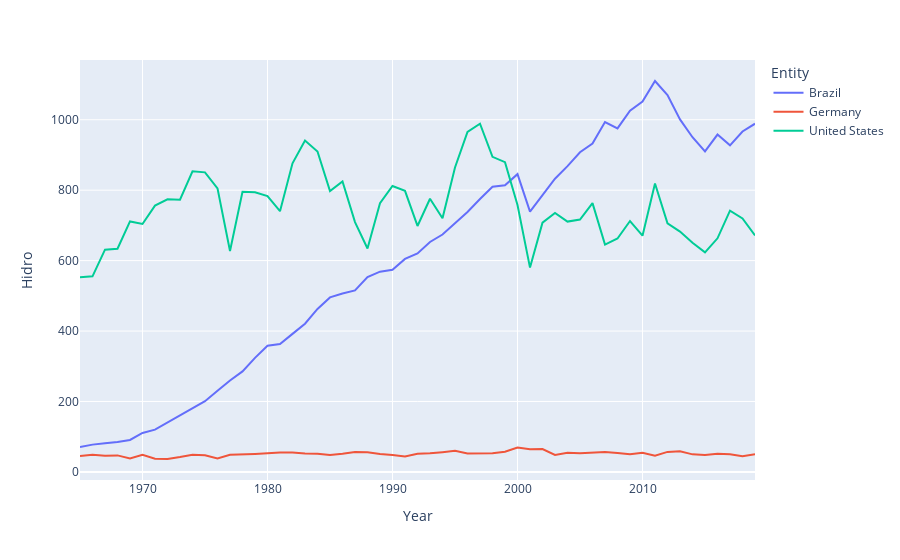

Here is the notebook cell this chart was saved with:
### Markdown cell above
# Comparando o Brasil Externamente
Aqui, percebemos claramente o quanto o Brasil supera grandes potências mundiais quando o assunto é energia hidrelétrica. Mesmo o Estados Unidos, que possui um território maior que o tupiniquim, perde para o Brasil em larga vantagem.

Além disso, pelo gráfico seguinte fica claro que, quando o assunto é economia de carvão, o país ainda sai na frente. Isso porque desde muito antes do aquecimento global ser um assunto seriamente debatido, o Brasil já investia em energia hidrelétrica, enquanto os outros países ainda se baseavam nas usinas termelétricas, movidas a carvão.

Finalmente, observamos que, quando o assunto é energia eólica, o Brasil tem apenas engatinhado. Nações como a Alemanha, que, apesar do pequeno território, investiram pesadamente nessa energia renovável, se destacam muito mais no último gráfico.

### Code cell
WrldData = data[["Entity", "Hidro", "Carvão", "Vento"]]
WrldData = data[data["Entity"].isin(["Brazil", "Germany", "United States"])]

px.line(WrldData, x = "Year", y = "Hidro", color = "Entity").show()

### Figure 1 — Plotly figure (JSON) as saved in the notebook; plotly's stock layout.template omitted (floating-point values rounded to 4 significant figures)
{"data": [{"hovertemplate": "Entity=Brazil<br>Year=%{x}<br>Hidro=%{y}<extra></extra>", "legendgroup": "Brazil", "line": {"color": "#636efa", "dash": "solid"}, "mode": "lines", "name": "Brazil", "orientation": "v", "showlegend": true, "type": "scatter", "x": [1965, 1966, 1967, 1968, 1969, 1970, 1971, 1972, 1973, 1974, 1975, 1976, 1977, 1978, 1979, 1980, 1981, 1982, 1983, 1984, 1985, 1986, 1987, 1988, 1989, 1990, 1991, 1992, 1993, 1994, 1995, 1996, 1997, 1998, 1999, 2000, 2001, 2002, 2003, 2004, 2005, 2006, 2007, 2008, 2009, 2010, 2011, 2012, 2013, 2014, 2015, 2016, 2017, 2018, 2019], "xaxis": "x", "y": [70.88, 77.52, 81.08, 84.86, 90.81, 110.6, 120.0, 140.8, 160.8, 182.4, 200.8, 230.3, 259.7, 285.4, 323.8, 358.1, 363.2, 392.0, 420.8, 462.8, 495.5, 506.7, 515.6, 553.0, 568.6, 574.2, 605.0, 620.4, 653.0, 674.2, 705.3, 738.2, 774.9, 809.6, 813.9, 845.6, 739.3, 784.4, 832.6, 868.4, 907.7, 932.3, 993.5, 975.5, 1026.0, 1052.0, 1110.0, 1070.0, 1001.0, 950.4, 910.1, 957.9, 927.3, 966.7, 988.7], "yaxis": "y"}, {"hovertemplate": "Entity=Germany<br>Year=%{x}<br>Hidro=%{y}<extra></extra>", "legendgroup": "Germany", "line": {"color": "#EF553B", "dash": "solid"}, "mode": "lines", "name": "Germany", "orientation": "v", "showlegend": true, "type": "scatter", "x": [1965, 1966, 1967, 1968, 1969, 1970, 1971, 1972, 1973, 1974, 1975, 1976, 1977, 1978, 1979, 1980, 1981, 1982, 1983, 1984, 1985, 1986, 1987, 1988, 1989, 1990, 1991, 1992, 1993, 1994, 1995, 1996, 1997, 1998, 1999, 2000, 2001, 2002, 2003, 2004, 2005, 2006, 2007, 2008, 2009, 2010, 2011, 2012, 2013, 2014, 2015, 2016, 2017, 2018, 2019], "xaxis": "x", "y": [45.03, 48.71, 46.26, 46.94, 38.09, 48.7, 37.38, 36.68, 42.3, 48.99, 47.39, 38.46, 48.84, 51.01, 51.07, 52.97, 55.32, 54.83, 51.98, 51.33, 48.34, 51.59, 56.51, 55.78, 50.68, 48.15, 44.03, 51.76, 52.67, 56.1, 59.88, 52.27, 52.64, 52.78, 57.46, 69.07, 64.14, 64.88, 48.28, 54.4, 52.83, 53.48, 56.23, 53.96, 49.93, 54.63, 45.8, 56.9, 58.88, 49.85, 48.01, 51.67, 50.38, 44.67, 50.0], "yaxis": "y"}, {"hovertemplate": "Entity=United States<br>Year=%{x}<br>Hidro=%{y}<extra></extra>", "legendgroup": "United States", "line": {"color": "#00cc96", "dash": "solid"}, "mode": "lines", "name": "United States", "orientation": "v", "showlegend": true, "type": "scatter", "x": [1965, 1966, 1967, 1968, 1969, 1970, 1971, 1972, 1973, 1974, 1975, 1976, 1977, 1978, 1979, 1980, 1981, 1982, 1983, 1984, 1985, 1986, 1987, 1988, 1989, 1990, 1991, 1992, 1993, 1994, 1995, 1996, 1997, 1998, 1999, 2000, 2001, 2002, 2003, 2004, 2005, 2006, 2007, 2008, 2009, 2010, 2011, 2012, 2013, 2014, 2015, 2016, 2017, 2018, 2019], "xaxis": "x", "y": [552.7, 555.4, 631.2, 633.8, 711.2, 704.1, 756.3, 774.2, 772.8, 853.6, 850.6, 805.1, 627.4, 795.4, 794.3, 783.3, 740.3, 876.5, 940.8, 910.0, 797.7, 824.9, 709.5, 634.4, 763.1, 811.9, 798.1, 698.4, 775.7, 720.4, 864.5, 965.4, 988.8, 894.7, 879.5, 757.7, 580.2, 707.9, 735.5, 710.7, 716.7, 763.2, 645.6, 662.7, 712.4, 670.8, 819.2, 705.8, 682.4, 650.9, 623.5, 663.3, 742.0, 719.6, 671.4], "yaxis": "y"}], "layout": {"autosize": true, "legend": {"title": {"text": "Entity"}, "tracegroupgap": 0}, "margin": {"t": 60}, "xaxis": {"anchor": "y", "autorange": true, "domain": [0, 1], "range": [1965, 2019], "title": {"text": "Year"}, "type": "linear"}, "yaxis": {"anchor": "x", "autorange": true, "domain": [0, 1], "range": [-22.95, 1170.0], "title": {"text": "Hidro"}, "type": "linear"}}}
